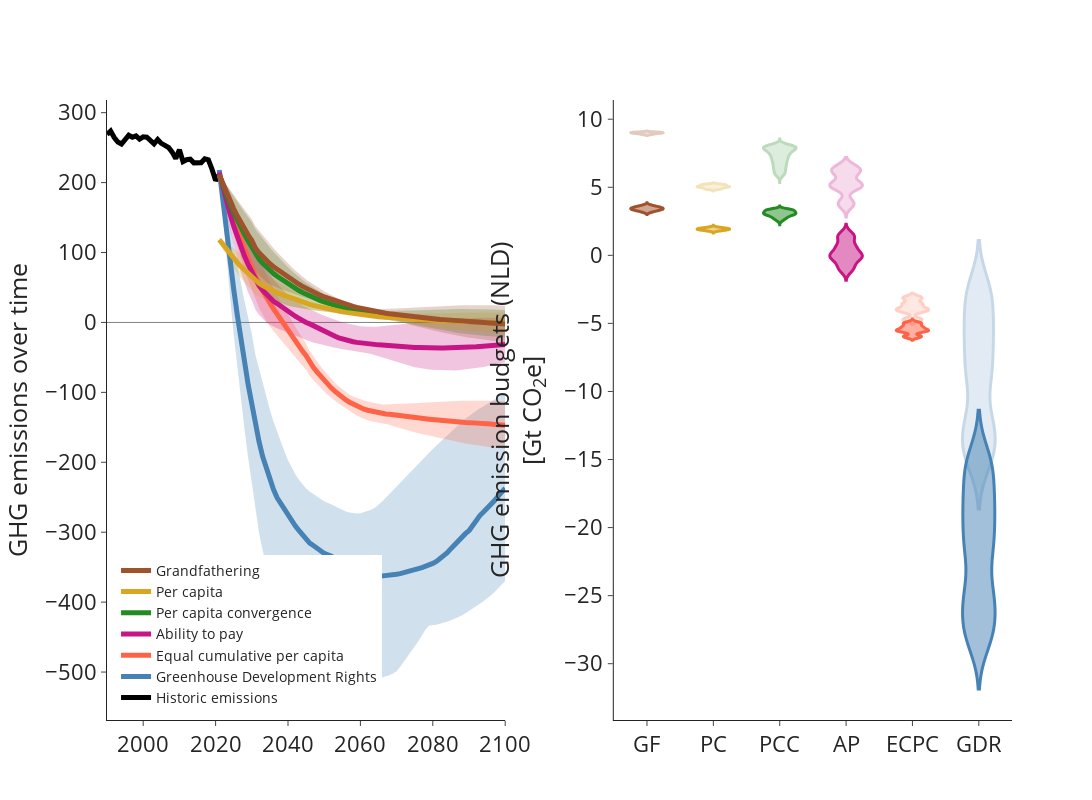

This figure's notebook cell:
### Markdown cell above
## Plot

### Code cell
for REG in ['NLD']:
    xr_nld = xr.open_dataset("K:/ECEMF/T5.2/Allocations/xr_alloc_"+REG+".nc")
    fig = make_subplots(rows=1, cols=2,
                        #subplot_titles=["<b>Allocations over time", "<b>Full-century budgets"],
                        horizontal_spacing = 0.12, vertical_spacing=0.06)

    # Lineplots
    fig.add_traces(go.Scatter(x=xr_dataread.Time.sel(Time=np.arange(1990, 2022)),
                            y=xr_dataread.sel(Region=REG).GHG_hist.sel(Time=np.arange(1990, 2022)),
                            name='Historic emissions',
                            line={'color': 'black', 'width': 5},
                            mode='lines',
                            showlegend=True), 1, 1)
    fig.add_traces(go.Scatter(x=xr_dataread.Time.sel(Time=np.arange(1990, 2101)),
                            y=[0]*len(xr_dataread.Time.sel(Time=np.arange(1990, 2101))),
                            line={'color': 'black', 'width': 0.5},
                            mode='lines',
                            showlegend=False), 1, 1)
                            
    for rule_i, rule in enumerate(rules_b[::-1]):
        rulecol = rulecolors[::-1][rule_i]
        col = "rgba("+str(webcolors.name_to_rgb(rulecol)[0])+','+str(webcolors.name_to_rgb(rulecol)[1])+','+str(webcolors.name_to_rgb(rulecol)[2])+',0.25)'
        fig.add_traces(go.Scatter(x=xr_nld.Time,
                                y=xr_nld.sel(Temperature=1.5, Risk=[0.5]).min(dim=['NegEmis', 'TrajUnc', 'Risk', 'Scenario', 'Convergence_year'])[rule],
                                name=rulenames[::-1][rule_i],
                                line={'color': col, 'width': 0},
                                mode='lines',
                                showlegend=False))
        fig.add_traces(go.Scatter(x=xr_nld.Time,
                                y=xr_nld.sel(Temperature=1.5, Risk=[0.5]).max(dim=['NegEmis', 'TrajUnc', 'Risk', 'Scenario', 'Convergence_year'])[rule],
                                name=rulenames[::-1][rule_i],
                                line={'color': 'black', 'width': 0},
                                mode='lines',
                                opacity=0.3,
                                fill='tonexty',
                                fillcolor=col,
                                showlegend=False))

    for rule_i, rule in enumerate(rules_b[::-1]):
        rulecol = rulecolors[::-1][rule_i]
        col = "rgba("+str(webcolors.name_to_rgb(rulecol)[0])+','+str(webcolors.name_to_rgb(rulecol)[1])+','+str(webcolors.name_to_rgb(rulecol)[2])+',0.25)'
        fig.add_traces(go.Scatter(x=xr_nld.Time,
                                y=xr_nld.sel(Temperature=1.5, Risk=[0.5]).median(dim=['NegEmis', 'TrajUnc', 'Risk', 'Scenario', 'Convergence_year'])[rule],
                                name=rulenames[::-1][rule_i],
                                line={'color': rulecolors[::-1][rule_i], 'width': 5},
                                mode='lines',
                                showlegend=True))
        
    # Full-century budgets
    for rule_i, rule in enumerate(rules_b):
        for T_i, T in enumerate([1.5, 2.0]):
            vals = np.array(xr_nld.sel(Temperature=T, Risk=[0.5, 0.67][T_i])[rule].sum(dim='Time')).flatten()/1e3
            vals[vals == 0] = np.nan
            fig.add_traces(go.Violin(x=[rule]*len(vals),
                                    y=vals,
                                    showlegend=False,
                                    points=False,
                                    opacity=1.0-T_i*0.7,
                                    line={'color': 'black', 'width': 3},
                                    line_color=rulecolors[rule_i]),
                            1, 2
                            )

    fig.update_layout(height=800, width=2000, template='simple_white')
    fig.update_yaxes(tickfont=dict(size=22), row=1, col=1, title='GHG emissions over time', titlefont=(dict(size=25)))
    fig.update_xaxes(tickfont=dict(size=22), row=1, col=1, range=(1990, 2100))
    fig.update_yaxes(tickfont=dict(size=22), row=1, col=2, title='GHG emission budgets ('+REG+')<br>[Gt CO<sub>2</sub>e]', titlefont=(dict(size=25)))
    fig.update_xaxes(tickfont=dict(size=22), row=1, col=2)
    fig.update_layout(legend=dict(x=0.01, y=0.01, xanchor='left', yanchor='bottom', font={'size':14}))
    fig.update_annotations(font_size=25)
    fig.write_image("X:/user/dekkerm/Projects/ECEMF_T5.2/Figures/Presentations/Budgets_"+REG+".png", scale=3)
    fig.show()
